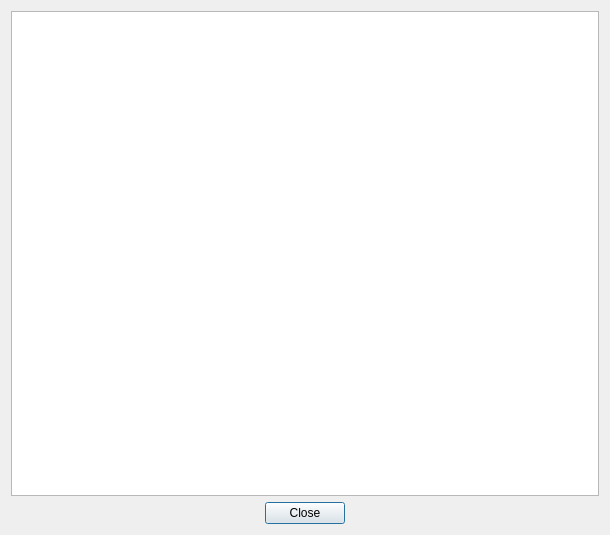
<?xml version="1.0" encoding="UTF-8"?>
<ui version="4.0">
 <class>GameInfoDialog</class>
 <widget class="QDialog" name="GameInfoDialog">
  <property name="geometry">
   <rect>
    <x>0</x>
    <y>0</y>
    <width>610</width>
    <height>535</height>
   </rect>
  </property>
  <property name="sizePolicy">
   <sizepolicy hsizetype="Expanding" vsizetype="Expanding">
    <horstretch>0</horstretch>
    <verstretch>0</verstretch>
   </sizepolicy>
  </property>
  <property name="windowTitle">
   <string>Game Info</string>
  </property>
  <property name="locale">
   <locale language="English" country="UnitedStates"/>
  </property>
  <property name="modal">
   <bool>false</bool>
  </property>
  <layout class="QGridLayout" name="gridLayout_2">
   <item row="0" column="0">
    <layout class="QGridLayout" name="gridLayout">
     <property name="sizeConstraint">
      <enum>QLayout::SetDefaultConstraint</enum>
     </property>
     <item row="0" column="0">
      <widget class="QTextBrowser" name="textBrowser">
       <property name="sizePolicy">
        <sizepolicy hsizetype="Expanding" vsizetype="Expanding">
         <horstretch>0</horstretch>
         <verstretch>0</verstretch>
        </sizepolicy>
       </property>
       <property name="openExternalLinks">
        <bool>true</bool>
       </property>
      </widget>
     </item>
     <item row="1" column="0">
      <widget class="QDialogButtonBox" name="buttonBox">
       <property name="sizePolicy">
        <sizepolicy hsizetype="Expanding" vsizetype="Fixed">
         <horstretch>0</horstretch>
         <verstretch>0</verstretch>
        </sizepolicy>
       </property>
       <property name="standardButtons">
        <set>QDialogButtonBox::Close</set>
       </property>
       <property name="centerButtons">
        <bool>true</bool>
       </property>
      </widget>
     </item>
    </layout>
   </item>
  </layout>
 </widget>
 <resources/>
 <connections/>
</ui>
